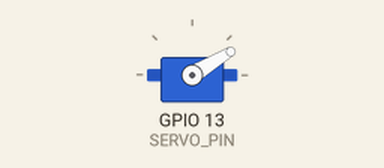
A program run on a simulated ESP32. Parts: servo. Wiring (inferred from the names in the program): servo: signal GPIO 13. Servo pulses on a pin are drawn as a servo (544–2400 µs = 0–180°).

Above: at 0.05 s.
At 2.05 s:
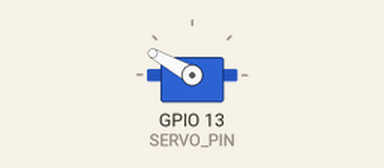
At 4.0 s:
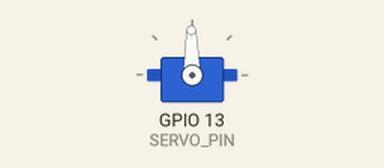
Timing chart, 0 to 5.2 s (numbered marks = the images above):
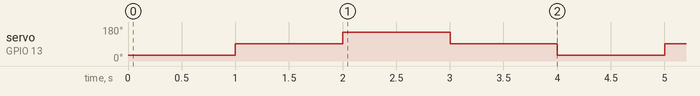

The program:

main.cpp
```cpp
#include <Arduino.h>

const int SERVO_PIN = 13;

void servoPulse(int pulse_us)
{
    digitalWrite(SERVO_PIN, HIGH);
    delayMicroseconds(pulse_us);

    digitalWrite(SERVO_PIN, LOW);
    delayMicroseconds(20000 - pulse_us);
}

void servoWrite(int angle)
{
    // 0..180 градусов → примерно 1000..2000 мкс
    int pulse_us = map(angle, 0, 180, 1000, 2000);

    // Посылаем сигнал примерно 0.5 секунды
    for (int i = 0; i < 25; i++)
    {
        servoPulse(pulse_us);
    }
}

void setup()
{
    pinMode(SERVO_PIN, OUTPUT);
}

void loop()
{
    servoWrite(30);
    delay(500);

    servoWrite(90);
    delay(500);

    servoWrite(150);
    delay(500);

    servoWrite(90);
    delay(500);

}
```

Measured:
- by itself, servo on GPIO 13 (SERVO_PIN): repeats every 4.0 s: 151° 1.0 s, 91° 1.0 s, 31° 1.0 s, 91° 1.0 s
